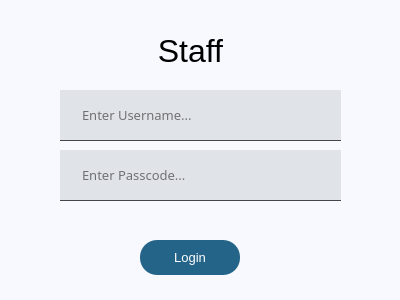
<?xml version="1.0" encoding="UTF-8"?>
<ui version="4.0">
 <class>LoginWidget</class>
 <widget class="QWidget" name="LoginWidget">
  <property name="geometry">
   <rect>
    <x>0</x>
    <y>0</y>
    <width>400</width>
    <height>300</height>
   </rect>
  </property>
  <property name="baseSize">
   <size>
    <width>240</width>
    <height>120</height>
   </size>
  </property>
  <property name="windowTitle">
   <string>Form</string>
  </property>
  <property name="styleSheet">
   <string notr="true">background: #F7F9FE</string>
  </property>
  <widget class="QLabel" name="Heading">
   <property name="geometry">
    <rect>
     <x>90</x>
     <y>30</y>
     <width>201</width>
     <height>41</height>
    </rect>
   </property>
   <property name="sizePolicy">
    <sizepolicy hsizetype="Expanding" vsizetype="Preferred">
     <horstretch>0</horstretch>
     <verstretch>0</verstretch>
    </sizepolicy>
   </property>
   <property name="font">
    <font>
     <pointsize>24</pointsize>
    </font>
   </property>
   <property name="text">
    <string>Staff</string>
   </property>
   <property name="alignment">
    <set>Qt::AlignCenter</set>
   </property>
  </widget>
  <widget class="QLineEdit" name="usernameField">
   <property name="geometry">
    <rect>
     <x>60</x>
     <y>90</y>
     <width>281</width>
     <height>51</height>
    </rect>
   </property>
   <property name="font">
    <font>
     <family>Sans Serif</family>
     <pointsize>10</pointsize>
     <weight>50</weight>
     <bold>false</bold>
    </font>
   </property>
   <property name="styleSheet">
    <string notr="true">padding: 0 20px;
background: #E0E3E8;
border-bottom: 1px solid #41474D</string>
   </property>
   <property name="frame">
    <bool>false</bool>
   </property>
   <property name="placeholderText">
    <string>Enter Username...</string>
   </property>
   <property name="clearButtonEnabled">
    <bool>false</bool>
   </property>
  </widget>
  <widget class="QLineEdit" name="passcodeField">
   <property name="geometry">
    <rect>
     <x>60</x>
     <y>150</y>
     <width>281</width>
     <height>51</height>
    </rect>
   </property>
   <property name="font">
    <font>
     <family>Sans Serif</family>
     <pointsize>10</pointsize>
    </font>
   </property>
   <property name="styleSheet">
    <string notr="true">padding: 0 20px;
background: #E0E3E8;
border-bottom: 1px solid #41474D</string>
   </property>
   <property name="frame">
    <bool>false</bool>
   </property>
   <property name="placeholderText">
    <string>Enter Passcode...</string>
   </property>
  </widget>
  <widget class="QPushButton" name="confirmButton">
   <property name="geometry">
    <rect>
     <x>140</x>
     <y>240</y>
     <width>100</width>
     <height>35</height>
    </rect>
   </property>
   <property name="minimumSize">
    <size>
     <width>0</width>
     <height>35</height>
    </size>
   </property>
   <property name="maximumSize">
    <size>
     <width>100</width>
     <height>35</height>
    </size>
   </property>
   <property name="font">
    <font>
     <pointsize>10</pointsize>
     <weight>50</weight>
     <italic>false</italic>
     <bold>false</bold>
     <kerning>true</kerning>
    </font>
   </property>
   <property name="autoFillBackground">
    <bool>false</bool>
   </property>
   <property name="styleSheet">
    <string notr="true">border: none;
border-radius: 17px;
color: #ffffff;
background: #256489</string>
   </property>
   <property name="text">
    <string>Login</string>
   </property>
  </widget>
  <widget class="QLabel" name="errorLabel">
   <property name="geometry">
    <rect>
     <x>50</x>
     <y>210</y>
     <width>281</width>
     <height>16</height>
    </rect>
   </property>
   <property name="font">
    <font>
     <pointsize>8</pointsize>
    </font>
   </property>
   <property name="styleSheet">
    <string notr="true">color: rgb(255, 0, 0);</string>
   </property>
   <property name="text">
    <string/>
   </property>
  </widget>
  <widget class="QPushButton" name="closeButton">
   <property name="geometry">
    <rect>
     <x>340</x>
     <y>10</y>
     <width>51</width>
     <height>41</height>
    </rect>
   </property>
   <property name="baseSize">
    <size>
     <width>32</width>
     <height>32</height>
    </size>
   </property>
   <property name="font">
    <font>
     <kerning>false</kerning>
    </font>
   </property>
   <property name="focusPolicy">
    <enum>Qt::TabFocus</enum>
   </property>
   <property name="toolTip">
    <string>Close Window</string>
   </property>
   <property name="text">
    <string notr="true"/>
   </property>
   <property name="icon">
    <iconset>
     <normaloff>:/Default/Icons/Res/close-line-icon.svg</normaloff>:/Default/Icons/Res/close-line-icon.svg</iconset>
   </property>
   <property name="iconSize">
    <size>
     <width>16</width>
     <height>16</height>
    </size>
   </property>
   <property name="autoDefault">
    <bool>false</bool>
   </property>
   <property name="default">
    <bool>true</bool>
   </property>
   <property name="flat">
    <bool>true</bool>
   </property>
  </widget>
  <widget class="QPushButton" name="closeButton_2">
   <property name="geometry">
    <rect>
     <x>350</x>
     <y>10</y>
     <width>40</width>
     <height>40</height>
    </rect>
   </property>
   <property name="sizePolicy">
    <sizepolicy hsizetype="Fixed" vsizetype="Fixed">
     <horstretch>0</horstretch>
     <verstretch>0</verstretch>
    </sizepolicy>
   </property>
   <property name="minimumSize">
    <size>
     <width>40</width>
     <height>40</height>
    </size>
   </property>
   <property name="maximumSize">
    <size>
     <width>40</width>
     <height>40</height>
    </size>
   </property>
   <property name="palette">
    <palette>
     <active>
      <colorrole role="Button">
       <brush brushstyle="SolidPattern">
        <color alpha="255">
         <red>247</red>
         <green>249</green>
         <blue>254</blue>
        </color>
       </brush>
      </colorrole>
      <colorrole role="Base">
       <brush brushstyle="SolidPattern">
        <color alpha="255">
         <red>247</red>
         <green>249</green>
         <blue>254</blue>
        </color>
       </brush>
      </colorrole>
      <colorrole role="Window">
       <brush brushstyle="SolidPattern">
        <color alpha="255">
         <red>247</red>
         <green>249</green>
         <blue>254</blue>
        </color>
       </brush>
      </colorrole>
     </active>
     <inactive>
      <colorrole role="Button">
       <brush brushstyle="SolidPattern">
        <color alpha="255">
         <red>247</red>
         <green>249</green>
         <blue>254</blue>
        </color>
       </brush>
      </colorrole>
      <colorrole role="Base">
       <brush brushstyle="SolidPattern">
        <color alpha="255">
         <red>247</red>
         <green>249</green>
         <blue>254</blue>
        </color>
       </brush>
      </colorrole>
      <colorrole role="Window">
       <brush brushstyle="SolidPattern">
        <color alpha="255">
         <red>247</red>
         <green>249</green>
         <blue>254</blue>
        </color>
       </brush>
      </colorrole>
     </inactive>
     <disabled>
      <colorrole role="Button">
       <brush brushstyle="SolidPattern">
        <color alpha="255">
         <red>247</red>
         <green>249</green>
         <blue>254</blue>
        </color>
       </brush>
      </colorrole>
      <colorrole role="Base">
       <brush brushstyle="SolidPattern">
        <color alpha="255">
         <red>247</red>
         <green>249</green>
         <blue>254</blue>
        </color>
       </brush>
      </colorrole>
      <colorrole role="Window">
       <brush brushstyle="SolidPattern">
        <color alpha="255">
         <red>247</red>
         <green>249</green>
         <blue>254</blue>
        </color>
       </brush>
      </colorrole>
     </disabled>
    </palette>
   </property>
   <property name="cursor">
    <cursorShape>PointingHandCursor</cursorShape>
   </property>
   <property name="styleSheet">
    <string notr="true">image: url(:/Default/Icons/Res/close.svg);
border: none;</string>
   </property>
   <property name="text">
    <string/>
   </property>
  </widget>
 </widget>
 <resources/>
 <connections/>
</ui>
